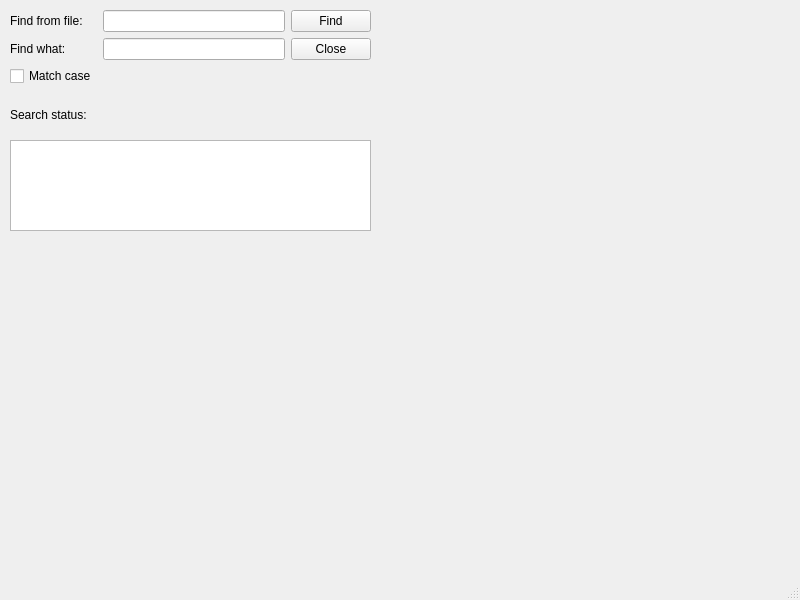
<?xml version="1.0" encoding="UTF-8"?>
<ui version="4.0">
 <class>MainWindow</class>
 <widget class="QMainWindow" name="MainWindow">
  <property name="geometry">
   <rect>
    <x>0</x>
    <y>0</y>
    <width>800</width>
    <height>600</height>
   </rect>
  </property>
  <property name="windowTitle">
   <string>MainWindow</string>
  </property>
  <widget class="QWidget" name="centralwidget">
   <widget class="QWidget" name="gridLayoutWidget">
    <property name="geometry">
     <rect>
      <x>10</x>
      <y>10</y>
      <width>361</width>
      <height>128</height>
     </rect>
    </property>
    <layout class="QGridLayout" name="gridLayout">
     <item row="0" column="2">
      <widget class="QPushButton" name="findPushButton">
       <property name="text">
        <string>Find</string>
       </property>
      </widget>
     </item>
     <item row="0" column="0">
      <widget class="QLabel" name="label_2">
       <property name="text">
        <string>Find from file:</string>
       </property>
      </widget>
     </item>
     <item row="1" column="0">
      <widget class="QLabel" name="label">
       <property name="text">
        <string>Find what:</string>
       </property>
      </widget>
     </item>
     <item row="1" column="2">
      <widget class="QPushButton" name="closePushButton">
       <property name="text">
        <string>Close</string>
       </property>
      </widget>
     </item>
     <item row="2" column="0">
      <widget class="QCheckBox" name="matchCheckBox">
       <property name="text">
        <string>Match case</string>
       </property>
      </widget>
     </item>
     <item row="0" column="1">
      <widget class="QLineEdit" name="fileLineEdit"/>
     </item>
     <item row="1" column="1">
      <widget class="QLineEdit" name="keyLineEdit"/>
     </item>
     <item row="3" column="0">
      <widget class="QLabel" name="label_3">
       <property name="text">
        <string>Search status:</string>
       </property>
      </widget>
     </item>
    </layout>
   </widget>
   <widget class="QTextBrowser" name="textBrowser">
    <property name="geometry">
     <rect>
      <x>10</x>
      <y>140</y>
      <width>361</width>
      <height>91</height>
     </rect>
    </property>
   </widget>
  </widget>
  <widget class="QMenuBar" name="menubar">
   <property name="geometry">
    <rect>
     <x>0</x>
     <y>0</y>
     <width>800</width>
     <height>25</height>
    </rect>
   </property>
  </widget>
  <widget class="QStatusBar" name="statusbar"/>
 </widget>
 <resources/>
 <connections/>
</ui>
